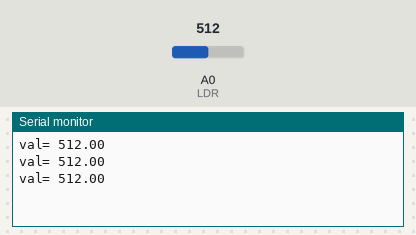
Bench run of a sketch on a simulated Arduino Uno, built with avr-gcc and run on an emulated ATmega328P. Parts: the last lines printed to the serial monitor. Inputs (shaded band) come from the test bench; at power-on: A0 (LDR) = 512.

Above: at 1.3 s.
1.4 s: A0 (LDR) set to 716
At 1.9 s:
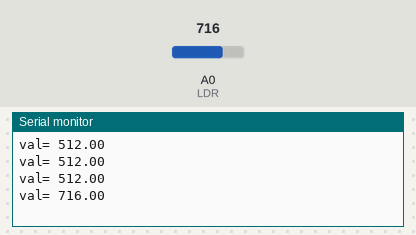
2.9 s: A0 (LDR) set to 900
At 3.4 s:
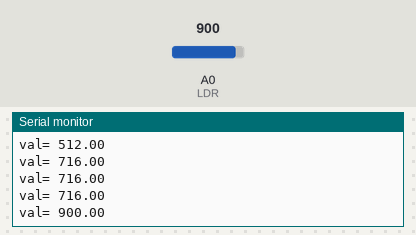
Timing chart, 0 to 5.9 s (numbered marks = the images above; inputs shaded):
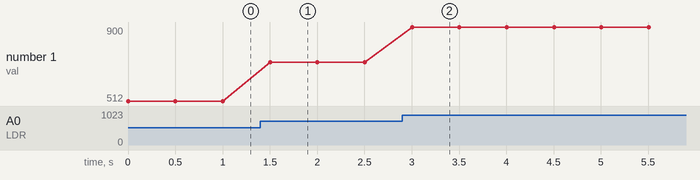

Measured:
- after the input at 1.4 s, the serial monitor: prints a new line after 0.10 s (image 1)
- after the input at 2.9 s, the serial monitor: prints a new line after 0.10 s (image 2)
- plotted number 1: 512 → 716 after the input at 1.4 s, 716 → 900 after the input at 2.9 s

The sketch:

LDR_1.ino
```cpp
/*
  *File        : LDR1
  *Information : LRD with resistor only
  *Autor       : Ahmed Mostafa El Gendy
  *Date        : 25 / 4 / 2023
*/
#define LDR A0
float val ;
void setup() {
  // put your setup code here, to run once:
Serial.begin(9600);
pinMode(LDR,INPUT);
}

void loop() {
  // put your main code here, to run repeatedly:
val=analogRead(LDR);
Serial.print("val= ");
Serial.println(val);
delay(500);
}
```
